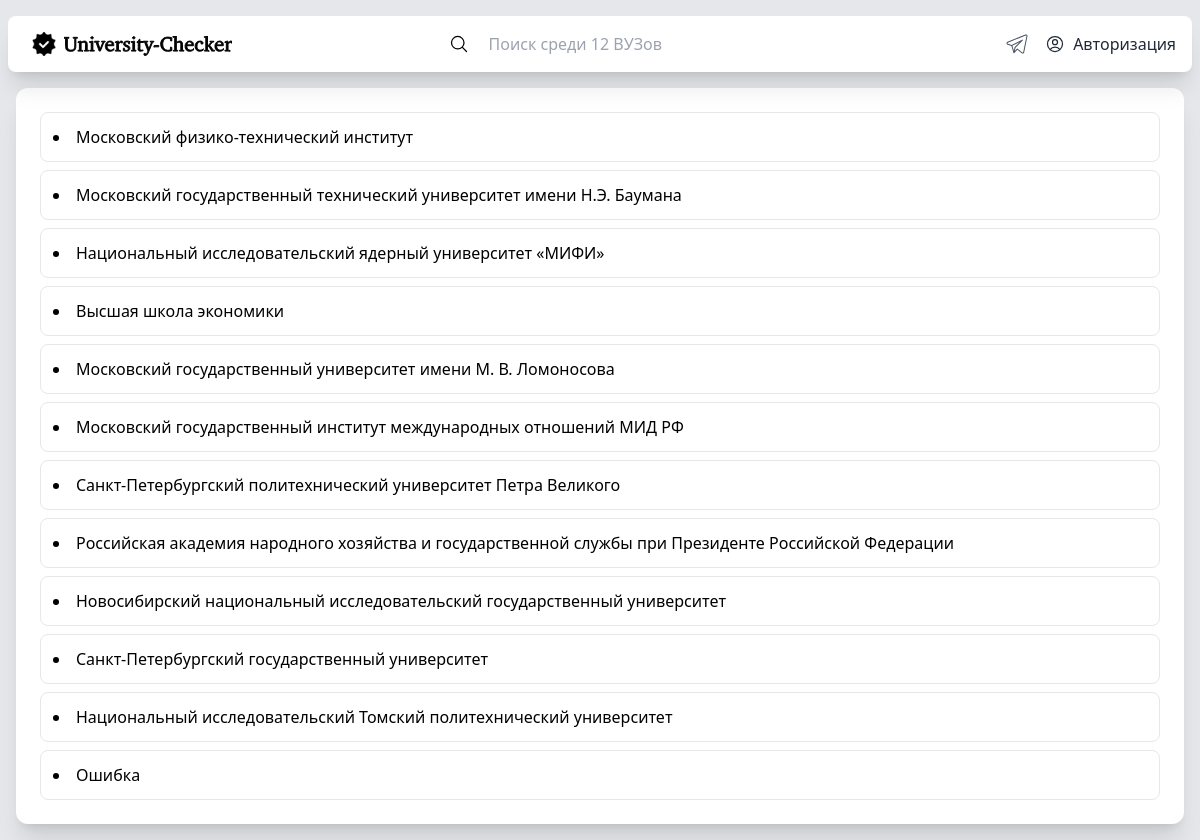
The app's page /search/ with its own data.
### models/models.py (models this page shows, shortened)
class Service(models.Model):
    name = models.CharField(max_length=25, db_index=True, unique=True, verbose_name="name")
    url = models.URLField(max_length=25, unique=True)
    status = models.CharField(max_length=999999, default = None,null=True)
    reports = models.CharField(max_length=999999, default = None,null=True)
    time = models.CharField(max_length=999999, default = None,null=True)
    slug = models.SlugField(max_length=255, unique=True, db_index=True)
    image = models.FileField(null=True)
    abbreviation = models.CharField(unique=True, max_length=255, null=True)
    def __str__(self):
        return str(self.name)

### core/views.py (the view)
# urls.py: path('search/', core_views.search, name="search"), #поиск по форме
def search(request, **kwargs):
    try:#пробуем достать из формы запрос
       query = request.POST["search"]
    except: #если не получается, ищем в дополнительных аргументах kwargs
        if 'query' in kwargs:
            query = kwargs['query'] #если сеть запрос в доп аргумнентах, то берем его
        else:
            query = "" #если нет в аргументах, то делаем запрос пустым (он выведет все записи тогда)
    query = urllib.parse.unquote(query) #и обрабатываем, если он url encoded
    query = re.sub('[\^<>%$#\'/]', '', query)
    print(query)
    queryset = Service.objects.filter(Q(name__iregex=rf"{query}") | Q(url__iregex=rf"{query}") | Q(abbreviation__iregex=rf"{query}"))
    print(queryset)
    msg = ""
    msgf = 0
    if list(queryset) == []:
        msg = 'Нет результатов'
        msgf = 1
    return render(request, "search.html", {"queryset":queryset, "search_query": query, "count":  count_services(), "msg":msg, "msgf":msgf})

### core/views.py (called while the page is built)
def count_services():
    count = Service.objects.all().count()
    return count

### core/templates/search.html (shortened to what this page needs)
<!DOCTYPE html>
<html lang="en">
<head>
    <script src="https://cdn.tailwindcss.com"></script>
<body>
  <div class="absolute md:w-full min-w-screen md:min-h-screen  h-full flex bg-gray-200">
      <div class="shrink flex flex-col w-full min-h-screen max-w-screen-xl">
          <div class="shrink flex w-full sticky top-0 px-2 z-50">
              <div class="rounded-lg bg-white mt-4 shadow-xl p-2 w-full flex">
                <div class="shrink flex">
                    <a href="/">
                    <div class="flex py-2 pl-2 pr-4 md:px-4 rounded-lg hover:bg-gray-100 cursor-pointer duration-100 text-gray-800 font-medium">
                        <img src="/static/favicon.ico" class="hidden md:flex rounded w-6 place-self-center mr-2">
                    </div></a>
                </div>
                <div class="grow flex w-full">
                    <form action="/search/" method="POST" class="flex mx-auto w-auto">
                        <button class="hover:text-neutral-500" type="submit" value="" >
                        <svg xmlns="http://www.w3.org/2000/svg" fill="none" viewBox="0 0 24 24" stroke-width="1.5" stroke="currentColor" class="w-5 h-5 place-self-center mr-2">
                            <path stroke-linecap="round" stroke-linejoin="round" d="M21 21l-5.197-5.197m0 0A7.5 7.5 0 105.196 5.196a7.5 7.5 0 0010.607 10.607z" />
                        </svg></button>
                        <input name="search" autocomplete="off" class="flex mx-auto py-2 px-2  rounded-lg w-80  hover:bg-gray-100 cursor-pointer duration-100 text-gray-600 outline-0 placeholder:px-1 " placeholder="Поиск среди {{count}} ВУЗов"/>
                    </form>
                </div>
                <a target="_blank" href="https://t.me/university_checker_bot">
                <div class="w-18 flex py-2 px-2 rounded-lg hover:bg-gray-100 cursor-pointer duration-100 text-gray-800">
                </div>
                </a>
                {% if not user.is_authenticated %}
                <a href="/login/">
                <div class="shrink flex">
                    <div class="flex py-2 px-2 rounded-lg hover:bg-gray-100 cursor-pointer duration-100 text-gray-800 font-medium">
                        <p>
                            Авторизация
                        </p>
                    </div>
                </div></a>
                {%endif%}
            </div>
          </div>
          <div class="grow flex flex-col w-full mb-2">
              <div class="bg-white shadow-xl rounded-xl h-auto cursor-pointer p-4 m-4 z-0 hover:shadow-4xl ">
              {% for query in queryset %}
              <a href="/service/{{ query.slug }}">
              <li class ="p-3 border border-gray-200 rounded-lg hover:shadow-lg hover:cursor-pointer duration-100 m-2">
                {{ query.name }}
              </li >
              </a>
              {% endfor %}
              </div>
          </div>
      </div>
  </div>
</body>
</html>

### records on screen
Service: name "Московский физико-технический институт"
Service: name "Московский государственный технический университет имени Н.Э. Баумана"
Service: name "Национальный исследовательский ядерный университет «МИФИ»"
Service: name "Высшая школа экономики"
Service: name "Московский государственный университет имени М. В. Ломоносова"
Service: name "Московский государственный институт международных отношений МИД РФ"
Service: name "Санкт-Петербургский политехнический университет Петра Великого"
Service: name "Российская академия народного хозяйства и государственной службы при Президенте Российской Федерации"
Service: name "Новосибирский национальный исследовательский государственный университет"
Service: name "Санкт-Петербургский государственный университет"
Service: name "Национальный исследовательский Томский политехнический университет"
Service: name "Ошибка"
